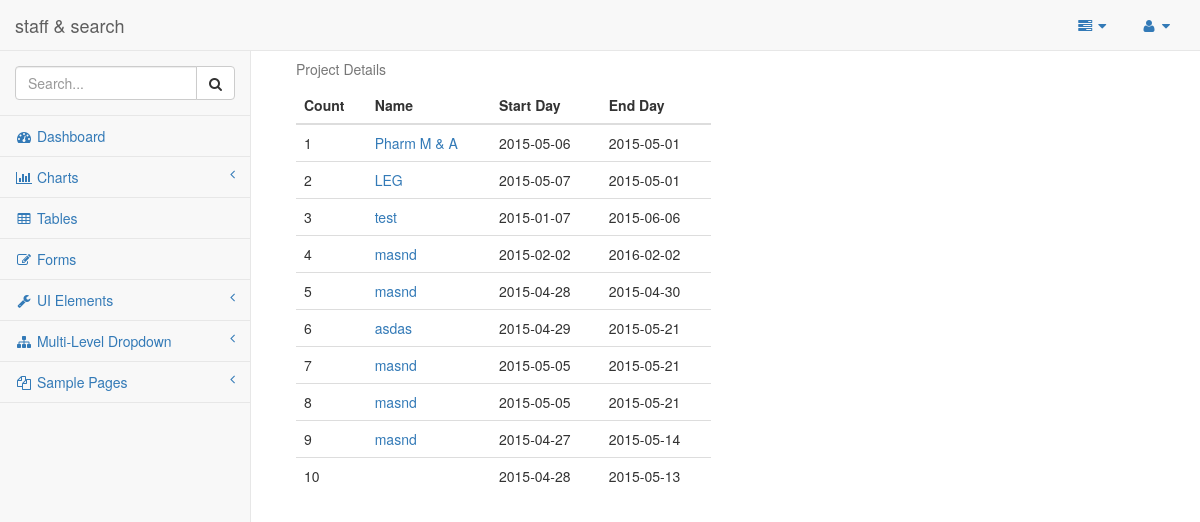
Screenshot of /admin/project_lists.php with the database file from the repository.
### tables this page shows
CREATE TABLE IF NOT EXISTS `projects` (
`project_id` int(11) NOT NULL,
  `name` varchar(50) NOT NULL,
  `start_day` date NOT NULL,
  `end_day` date NOT NULL,
  `description` text NOT NULL,
  `tech` text NOT NULL
);

### admin/project_lists.php (the view, shortened to what this page needs)
<?php
    include("header.php");
?>
<body>
    <div id="wrapper">
       <?php
        include 'side_and_menu.php';
       ?>
       <?php
       $query = "SELECT * from projects";
       $result = mysql_query($query);
       ?>
    <div id="page-wrapper">
        <div class="col-md-6">
            <table class="table">
              <caption>Project Details</caption>
              <thead>
                <tr>
                  <th>Count</th>
                  <th>Name</th>
                  <th>Start Day</th>
                  <th>End Day</th>
                </tr>
              </thead>
              <tbody>
                <?php
                $count = 1;
                while ($row = mysql_fetch_array($result)) {
                  echo "<tr>
                  <td>".$count++."</td>
                  <td><a href='project_details.php?id=".$row['project_id']."'>".$row['name']."</a></td>
                  <td>".$row['start_day']."</td>
                  <td>".$row['end_day']."</td>
                </tr>";
                }
                ?>
              </tbody>
            </table>
        </div>
    </div>
    </div>
</body>
</html>

### admin/header.php (shortened to what this page needs)
<!DOCTYPE html>
<html lang="en">
<head>
    <link href="../bower_components/bootstrap/dist/css/bootstrap.min.css" rel="stylesheet">
    <link href="../bower_components/metisMenu/dist/metisMenu.min.css" rel="stylesheet">
    <link href="../dist/css/timeline.css" rel="stylesheet">
    <link href="../dist/css/sb-admin-2.css" rel="stylesheet">
    <link href="../bower_components/morrisjs/morris.css" rel="stylesheet">
    <link href="../bower_components/font-awesome/css/font-awesome.min.css" rel="stylesheet" type="text/css">
</head>

### admin/side_and_menu.php
<nav class="navbar navbar-default navbar-static-top" role="navigation" style="margin-bottom: 0">
          <?php
          include("head_menu.php");
          ?>
           <?php
           include("side_menu.php");
           ?>
       </nav>

### admin/head_menu.php (shortened to what this page needs)
<div class="navbar-header">
               <a class="navbar-brand" href="index.php">staff & search</a>
           </div>
           <ul class="nav navbar-top-links navbar-right">
               <li class="dropdown">
                   <a class="dropdown-toggle" data-toggle="dropdown" href="#">
                       <i class="fa fa-tasks fa-fw"></i>  <i class="fa fa-caret-down"></i>
                   </a>
               </li>
               <li class="dropdown">
                   <a class="dropdown-toggle" data-toggle="dropdown" href="#">
                       <i class="fa fa-user fa-fw"></i>  <i class="fa fa-caret-down"></i>
                   </a>
               </li>
           </ul>

### admin/side_menu.php (shortened to what this page needs)
<div class="navbar-default sidebar" role="navigation">
                <div class="sidebar-nav navbar-collapse">
                    <ul class="nav" id="side-menu">
                        <li class="sidebar-search">
                            <div class="input-group custom-search-form">
                                <input type="text" class="form-control" placeholder="Search...">
                                <span class="input-group-btn">
                                <button class="btn btn-default" type="button">
                                    <i class="fa fa-search"></i>
                                </button>
                            </span>
                            </div>
                        </li>
                        <li>
                            <a href="index.html"><i class="fa fa-dashboard fa-fw"></i> Dashboard</a>
                        </li>
                        <li>
                            <a href="#"><i class="fa fa-bar-chart-o fa-fw"></i> Charts<span class="fa arrow"></span></a>
                        </li>
                        <li>
                            <a href="tables.html"><i class="fa fa-table fa-fw"></i> Tables</a>
                        </li>
                        <li>
                            <a href="forms.html"><i class="fa fa-edit fa-fw"></i> Forms</a>
                        </li>
                        <li>
                            <a href="#"><i class="fa fa-wrench fa-fw"></i> UI Elements<span class="fa arrow"></span></a>
                        </li>
                        <li>
                            <a href="#"><i class="fa fa-sitemap fa-fw"></i> Multi-Level Dropdown<span class="fa arrow"></span></a>
                        </li>
                        <li>
                            <a href="#"><i class="fa fa-files-o fa-fw"></i> Sample Pages<span class="fa arrow"></span></a>
                        </li>
                    </ul>
                </div>
            </div>

### rows the page displays
projects: name "Pharm M & A", start_day "2015-05-06", end_day "2015-05-01"
projects: name "LEG", start_day "2015-05-07", end_day "2015-05-01"
projects: name "test", start_day "2015-01-07", end_day "2015-06-06"
projects: name "masnd", start_day "2015-02-02", end_day "2016-02-02"
projects: name "masnd", start_day "2015-04-28", end_day "2015-04-30"
projects: name "asdas", start_day "2015-04-29", end_day "2015-05-21"
projects: name "masnd", start_day "2015-05-05", end_day "2015-05-21"
projects: name "masnd", start_day "2015-05-05", end_day "2015-05-21"
projects: name "masnd", start_day "2015-04-27", end_day "2015-05-14"
projects: start_day "2015-04-28", end_day "2015-05-13"
